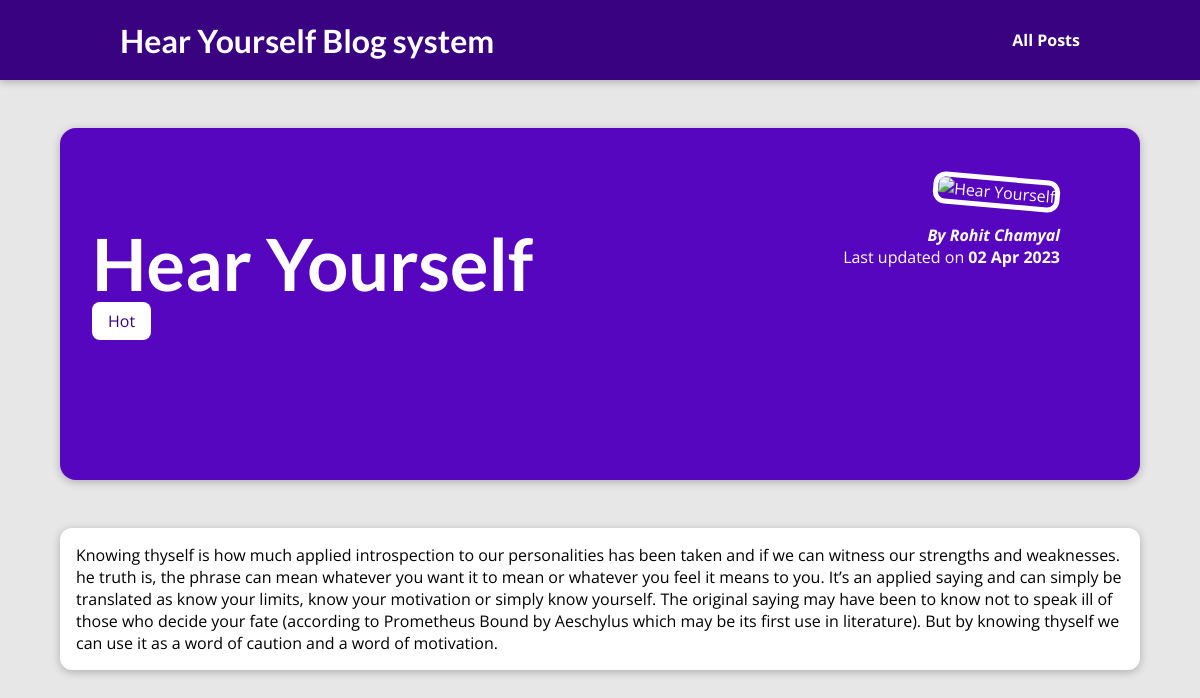
Screenshot of /posts/Hear-Yourself with the database file from the repository.
### blog/models.py (models this page shows, shortened)
class Post(models.Model):
    title = models.CharField(max_length=150)
    excerpt = models.CharField(max_length=200)
    image = models.ImageField(upload_to="posts", null=True)
    date = models.DateField(auto_now=True)
    slug = models.SlugField(unique=True, db_index=True)
    content = models.TextField(validators=[MinLengthValidator(10)])
    Author = models.ForeignKey(Author, on_delete =models.SET_NULL, null=True ,related_name="posts")
    tags = models.ManyToManyField(Tag)

class Tag(models.Model):
    caption = models.CharField(max_length=20)

class Author(models.Model):
    first_name = models.CharField(max_length=100)
    last_name = models.CharField(max_length=100)
    email_address = models.EmailField()
    def full_name(self):
        return f"{self.first_name} {self.last_name}"
    def __str__(self):
        return self.full_name()

### blog/views.py (the view)
# urls.py: path("posts/<slug:slug>", views.post_detail,  name="post-detail-page"),
def post_detail(request,slug):
    identified_post = get_object_or_404(Post,slug=slug)
    return render(request,"blog/post-detail.html", {
        "post": identified_post,
        "post_tags": identified_post.tags.all()
    })

### blog/templates/blog/post-detail.html (shortened to what this page needs)
{% extends "base.html" %}
{% load static %}
{% block css_files %}
 <link rel ="stylesheet" href = "{% static "blog/post-detail.css" %}" />
{% endblock %}
{% block content %}
<section id ="summary">
    <h2>{{ post.title }} </h2>
    <div>
        {% for tag in post_tags %}
          <span class="tag"> {{ tag.caption }}</span>
        {% endfor %}
    </div>
    <article>
        <img src = "{% static "blog/images/" | add:post.image_name %}"  alt="{{ post.title }}"/>
        <address> By <a href= "mailto:{{ post.Author.email_address }}"> {{ post.Author  }}</a> </address>
        <div>Last updated on <time> {{ post.date | date:"d M Y" }}</time></div>
    </article>
</section>
<main>
    {{ post.content }}
</main>
{% endblock %}

### static/app.css (style rules this page uses)
* { box-sizing: border-box; }
html { font-family: 'Open Sans', 'Lato', sans-serif; }
body { margin: 0; }
h1, h2, h3 { font-family: 'Lato', sans-serif; font-weight: bold; }

### blog/static/blog/post-detail.css (style rules this page uses)
body { background-color: #e7e7e7; }
#summary { margin: 8rem auto 3rem auto; padding: 2rem; width: 90%; max-width: 90rem; border-radius: 16px; background-color: #5706c0; position: relative; box-shadow: 0 2px 8px rgba(0, 0, 0, 0.25); height: 22rem; }
#summary h2 { color: white; font-size: 4.5rem; margin-bottom: 0.25rem; }
#summary article { position: absolute; top: 2rem; right: 3rem; padding: 1rem 2rem; border-radius: 12px; text-align: right; color: white; }
#summary article img { width: 12rem; height: 12rem; border-radius: 12px; transform: rotateZ(5deg); border: 5px solid white; margin-bottom: 1rem; }
#summary address { font-weight: bold; }
#summary a { color: white; text-decoration: none; }
#summary time { font-weight: bold; }
main { width: 90%; max-width: 90rem; margin: 3rem auto; background-color: white; padding: 1rem; border-radius: 12px; box-shadow: 0 2px 8px rgba(0, 0, 0, 0.25); }
.tag { background-color: white; color:#390281; padding: 0.5em 1rem ; border-radius: 8px; }

### rows the page displays
Post: title "Hear Yourself", Author "Rohit Chamyal", date "02 Apr 2023", content "Knowing thyself is how much applied introspection to our personalities has been taken and if we can witness our strengths and weaknesses. he truth is, the phrase can mean whatever you want it to mean or whatever you feel it means to you. It’s an applied saying and can simply be translated as know your limits, know your motivation or simply know yourself. The original saying may have been to know not to speak ill of those who decide your fate (according to Prometheus Bound by Aeschylus which may be its first use in literature). But by knowing thyself we can use it as a word of caution and a word of motivation."
Tag: caption "Hot"
